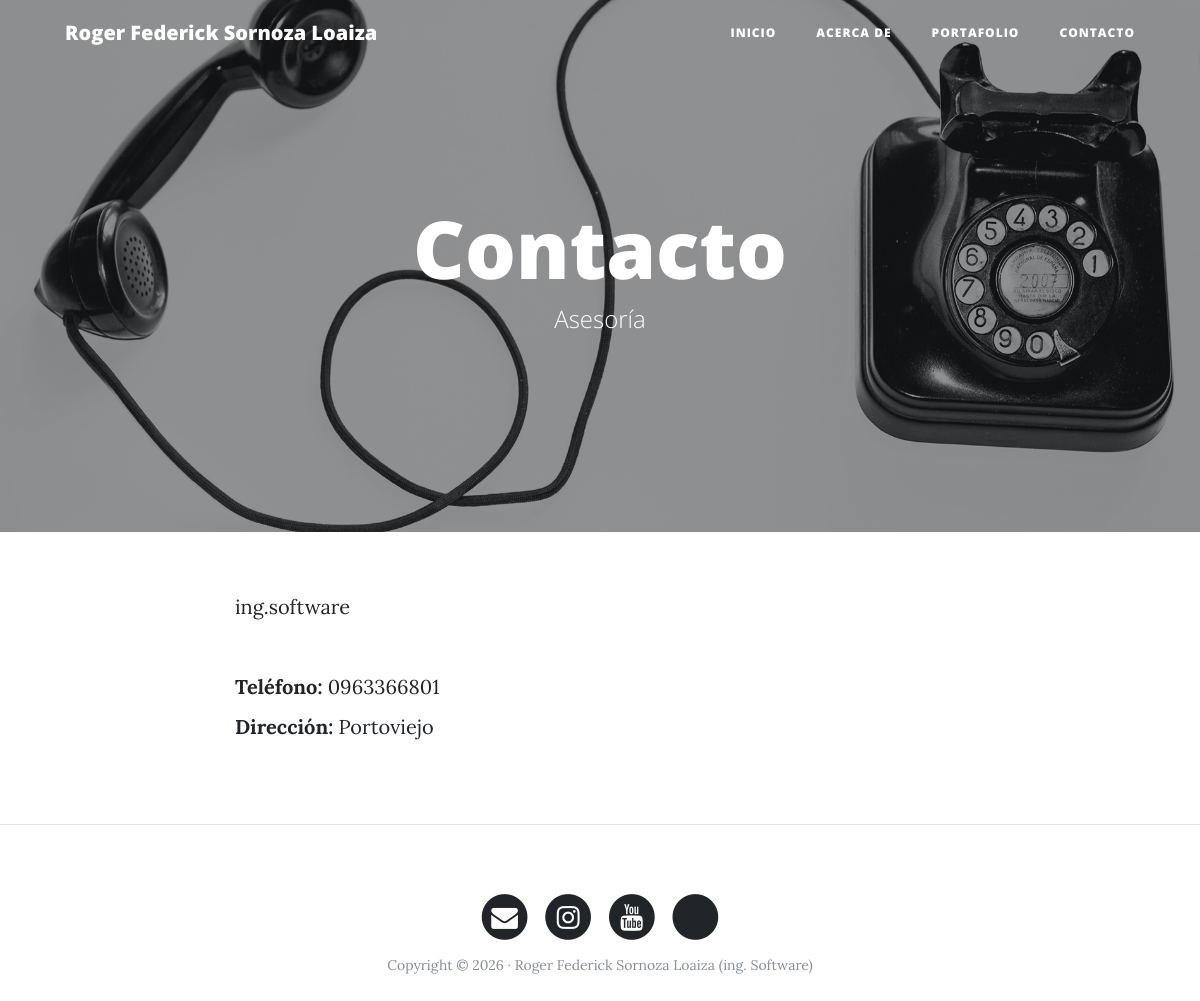
/contacto/, run on the app's committed database.
### core/models.py (models this page shows, shortened)
class Persona(models.Model):
    nombres = models.CharField(max_length=100, verbose_name="Nombres")
    apellidos = models.CharField(max_length=100, verbose_name="Apellidos")
    direccion = models.CharField(max_length=200, verbose_name="Dirección")
    telefono = models.CharField(max_length=20, verbose_name="Teléfono")
    titulo_academico = models.CharField(max_length=150, verbose_name="Título académico")
    biografia = models.TextField(verbose_name="Biografía")
    correo_electronico = models.EmailField(verbose_name="Correo electrónico")
    dedicacion = models.CharField(max_length=100, verbose_name="Dedicación Persona")
    class Meta:
        verbose_name = "Persona"
        verbose_name_plural = "Personas"

### core/views.py (the view)
# urls.py: path('contacto/', views.contacto, name='contacto'),
def contacto(request):
    return render(request, template_name='core/contacto.html', context={'persona': obtener_persona()})

### core/views.py (called while the page is built)
def obtener_persona():
    return Persona.objects.first()

### core/templates/core/contacto.html (shortened to what this page needs)
{% extends "core/base.html" %}
{% load static %}
{% block header_image %}{% static 'core/img/contact-bg.jpg' %}{% endblock %}
{% block header_title %}Contacto{% endblock %}
{% block header_subtitle %}Asesoría{% endblock %}
{% block content %}
   <div class="container">
      <div class="row">
        <div class="col-lg-8 col-md-10 mx-auto">
          <p>{{ persona.dedicacion }}</p>
          <br>
          <p><b>Teléfono:</b> {{ persona.telefono }}</p>
          <p><b>Dirección:</b> {{ persona.direccion }}</p>
        </div>
      </div>
    </div>
    <hr>
{% endblock %}

### core/templates/core/base.html (shortened to what this page needs)
<!DOCTYPE html>
<html lang="es">
<head>
    {% load static %}
    <link href="{% static 'core/vendor/bootstrap/css/bootstrap.min.css' %}" rel="stylesheet">
    <link href="{% static 'core/vendor/font-awesome/css/font-awesome.min.css' %}" rel="stylesheet" type="text/css">
    <link href="{% static 'core/css/clean-blog.min.css' %}" rel="stylesheet">
</head>
<body>
    <nav class="navbar navbar-expand-lg navbar-light fixed-top" id="mainNav">
        <div class="container">
            <a class="navbar-brand" href="{% url 'home' %}">{{ persona.nombres }} {{ persona.apellidos }}</a>
            <div class="collapse navbar-collapse" id="navbarResponsive">
              <ul class="navbar-nav ml-auto">
                <li class="nav-item">
                  <a class="nav-link" href="{% url 'home' %}">Inicio</a>
                </li>
                <li class="nav-item">
                  <a class="nav-link" href="{% url 'about' %}">Acerca de</a>
                </li>
                <li class="nav-item">
                  <a class="nav-link" href="{% url 'portafolio' %}">Portafolio</a>
                </li>
                <li class="nav-item">
                  <a class="nav-link" href="{% url 'contacto' %}">Contacto</a>
                </li>
              </ul>
            </div>
          </div>
    </nav>
    <header class="masthead" style="background-image: url('{% block header_image %}{% static 'core/img/home-bg.jpg' %}{% endblock %}')">
      <div class="overlay"></div>
      <div class="container">
        <div class="row">
          <div class="col-lg-8 col-md-10 mx-auto">
            <div class="site-heading">
              <h1>{% block header_title %}{{ persona.nombres }} {{ persona.apellidos }}{% endblock %}</h1>
              <span class="subheading">{% block header_subtitle %}{{ persona.titulo_academico }}{% endblock %}</span>
            </div>
          </div>
        </div>
      </div>
    </header>
    {% block content %}{% endblock %}
    <footer>
        <div class="container">
            <div class="row">
                <div class="col-lg-8 col-md-10 mx-auto">
                    <ul class="list-inline text-center">
                        <li class="list-inline-item">
                            <a href="mailto:{{ persona.correo_electronico }}">
                                <span class="fa-stack fa-lg">
                                    <i class="fa fa-circle fa-stack-2x"></i>
                                    <i class="fa fa-envelope fa-stack-1x fa-inverse"></i>
                                </span>
                            </a>
                        </li>
                        <li class="list-inline-item">
                            <a href="https://www.instagram.com/roger_sor1216/">
                               <span class="fa-stack fa-lg">
                    <i class="fa fa-circle fa-stack-2x"></i>
                    <i class="fa fa-instagram fa-stack-1x fa-inverse"></i>
                                </span>
                            </a>
                        </li>
                        <li class="list-inline-item">
                            <a href="https://www.youtube.com/@rogersornoza5099">
                  <span class="fa-stack fa-lg">
                    <i class="fa fa-circle fa-stack-2x"></i>
                    <i class="fa fa-youtube fa-stack-1x fa-inverse"></i>
                                </span>
                            </a>
                        </li>
                        <li class="list-inline-item">
                           <a href="https://www.tiktok.com/@rooogeerrrr?lang=es-419">
                  <span class="fa-stack fa-lg">
                    <i class="fa fa-circle fa-stack-2x"></i>
                                </span>
                            </a>
                        </li>
                    </ul>
                    <p class="copyright text-muted">Copyright &copy; 2026 · {{ persona.nombres }} {{ persona.apellidos }} ({{ persona.titulo_academico }})</p>
                </div>
            </div>
        </div>
    </footer>
</body>
</html>

### data on the page
Persona: nombres "Roger Federick", apellidos "Sornoza Loaiza", dedicacion "ing.software", telefono "0963366801", direccion "Portoviejo", titulo_academico "ing. Software"
